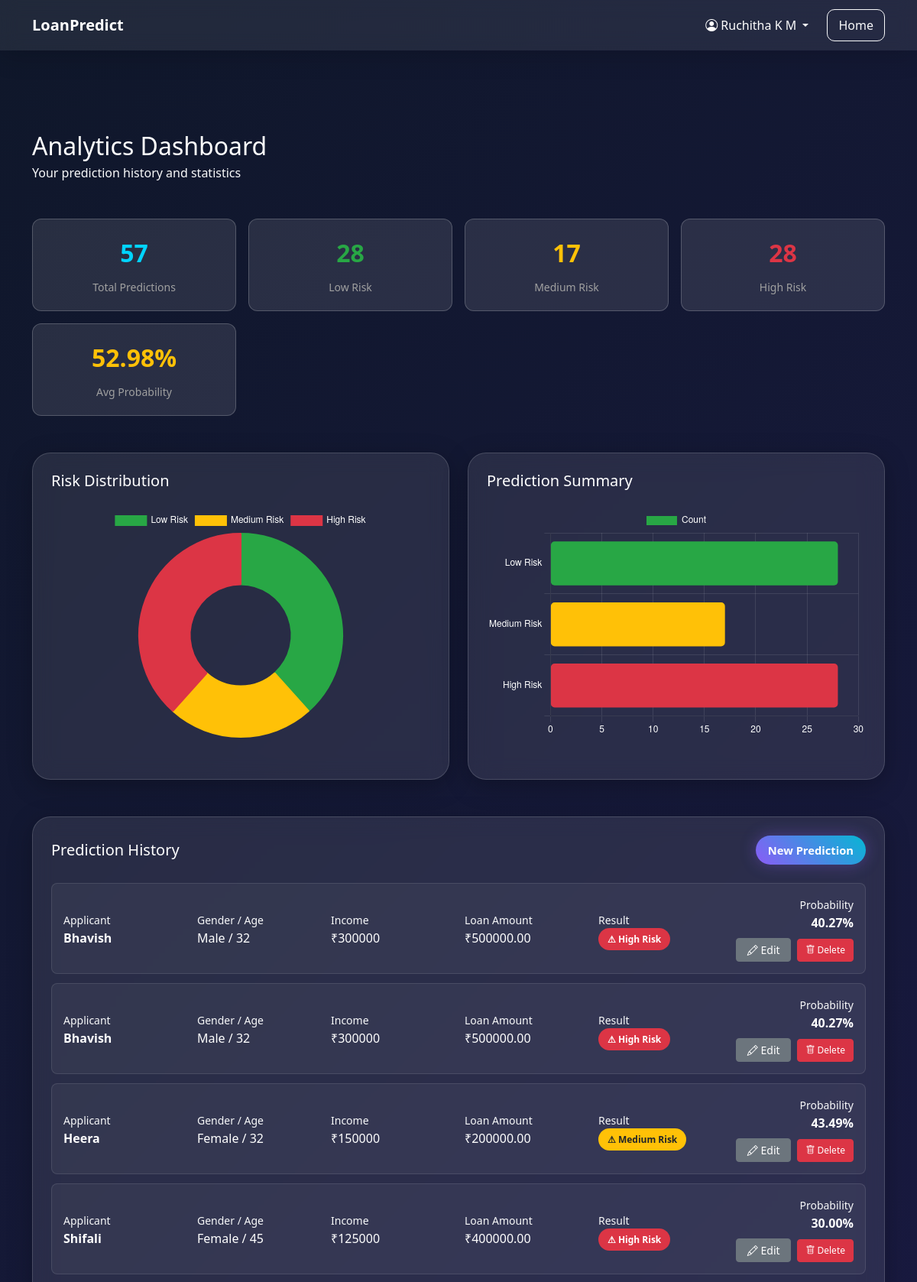
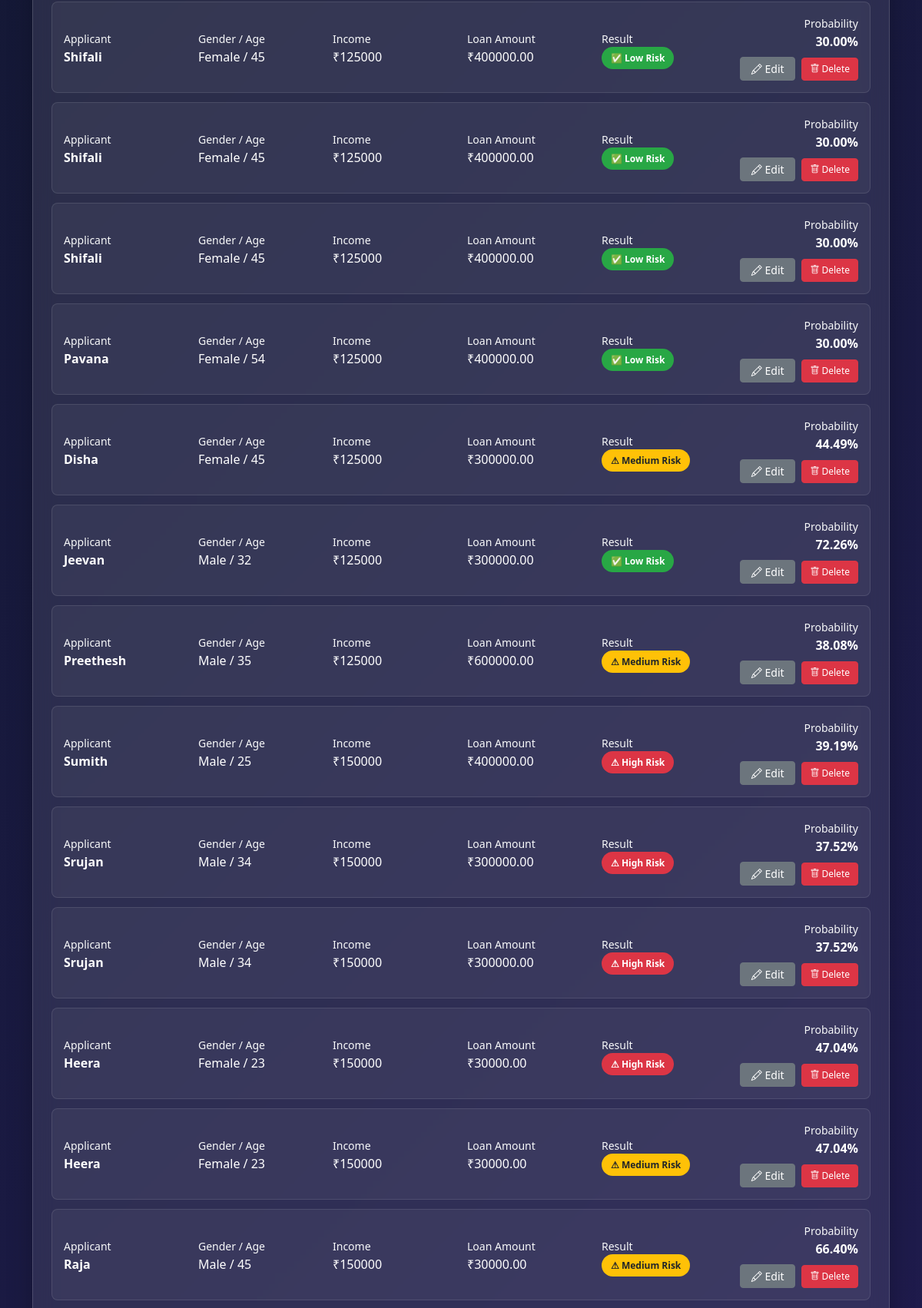
/dashboard (signed in, upper part), run on the app's committed database (2 pictures, top to bottom).
### tables this page shows
CREATE TABLE predictions (
            id INTEGER PRIMARY KEY AUTOINCREMENT,
            user_id INTEGER NOT NULL,
            name TEXT NOT NULL,
            gender TEXT NOT NULL,
            age INTEGER NOT NULL,
            annual_income REAL NOT NULL,
            loan_amount REAL NOT NULL,
            credit_score REAL NOT NULL,
            num_of_delinquencies REAL NOT NULL,
            result TEXT NOT NULL,
            probability REAL NOT NULL,
            created_at TIMESTAMP DEFAULT CURRENT_TIMESTAMP, risk_percentage INTEGER, status TEXT, pdf_path TEXT,
            FOREIGN KEY (user_id) REFERENCES users(id)
        );

### app.py (the view, shortened to what this page needs)
@app.route('/dashboard')
def dashboard():
    if 'user_id' not in session:
        return redirect(url_for('home'))
    db = get_db()
    predictions = db.execute('SELECT * FROM predictions WHERE user_id = ? ORDER BY created_at DESC', (session['user_id'],)).fetchall()
    cols = [r[1] for r in db.execute("PRAGMA table_info(predictions)").fetchall()]
    total = db.execute("SELECT COUNT(*) AS cnt FROM predictions").fetchone()['cnt']
    if 'risk_percentage' in cols:
        high_risk = db.execute("SELECT COUNT(*) AS cnt FROM predictions WHERE (risk_percentage BETWEEN 100 AND 300) OR result = 'High Risk'").fetchone()['cnt']
        medium_risk = db.execute("SELECT COUNT(*) AS cnt FROM predictions WHERE (risk_percentage BETWEEN 301 AND 600) OR result = 'Medium Risk'").fetchone()['cnt']
        low_risk = db.execute("SELECT COUNT(*) AS cnt FROM predictions WHERE (risk_percentage BETWEEN 601 AND 900) OR result = 'Low Risk'").fetchone()['cnt']
    avg_row = db.execute("SELECT AVG(probability) AS avgp FROM predictions").fetchone()
    avg_probability = round(avg_row['avgp'], 2) if avg_row and avg_row['avgp'] is not None else 0
    db.close()
    return render_template(
        'dashboard.html',
        predictions=predictions,
        total=total,
        high_risk=high_risk,
        medium_risk=medium_risk,
        low_risk=low_risk,
        avg_probability=avg_probability,
        username=session.get('username', 'User')
    )

### app.py (called while the page is built)
def get_db():
    db = sqlite3.connect(DATABASE)
    db.row_factory = sqlite3.Row
    return db

### templates/dashboard.html (shortened to what this page needs)
<!DOCTYPE html>
<html lang="en">
<head>
    <link href="https://cdn.jsdelivr.net/npm/bootstrap@5.3.3/dist/css/bootstrap.min.css" rel="stylesheet">
    <link rel="stylesheet" href="https://cdn.jsdelivr.net/npm/bootstrap-icons@1.11.1/font/bootstrap-icons.css">
    <link rel="stylesheet" href="{{ url_for('static', filename='css/style.css') }}">
</head>
<body class="form-page-bg">
    <nav class="navbar navbar-expand-lg custom-navbar fixed-top">
        <div class="container">
            <a class="navbar-brand fw-bold text-white" href="/">LoanPredict</a>
            <div class="navbar-nav ms-auto align-items-center gap-3">
                <div class="dropdown">
                    <a class="nav-link dropdown-toggle text-white" href="#" id="userDropdown" role="button" data-bs-toggle="dropdown" aria-expanded="false">
                        <i class="bi bi-person-circle me-1"></i>{{ username }}
                    </a>
                </div>
                <a href="/" class="btn btn-outline-light">Home</a>
            </div>
        </div>
    </nav>
    <div class="container" style="padding-top:100px; padding-bottom:40px;">
        <div class="mb-5">
            <h2 class="text-white mb-1">Analytics Dashboard</h2>
            <p class="text-light mb-0">Your prediction history and statistics</p>
        </div>
        <div class="row g-3 mb-5">
            <div class="col-md-3">
                <div class="stat-card">
                    <div class="stat-number">{{ total }}</div>
                    <div class="stat-label">Total Predictions</div>
                </div>
            </div>
            <div class="col-md-3">
                <div class="stat-card">
                    <div class="stat-number" style="color: #28a745;">{{ low_risk }}</div>
                    <div class="stat-label">Low Risk</div>
                </div>
            </div>
            <div class="col-md-3">
                <div class="stat-card">
                    <div class="stat-number" style="color: #ffc107;">{{ medium_risk if medium_risk is defined else 0 }}</div>
                    <div class="stat-label">Medium Risk</div>
                </div>
            </div>
            <div class="col-md-3">
                <div class="stat-card">
                    <div class="stat-number" style="color: #dc3545;">{{ high_risk }}</div>
                    <div class="stat-label">High Risk</div>
                </div>
            </div>
            <div class="col-md-3">
                <div class="stat-card">
                    <div class="stat-number" style="color: #ffc107;">{{ avg_probability }}%</div>
                    <div class="stat-label">Avg Probability</div>
                </div>
            </div>
        </div>
        <div class="row g-4 mb-5">
            <div class="col-lg-6">
                <div class="glass-card p-4">
                    <h5 class="text-white mb-4">Risk Distribution</h5>
                    <div class="chart-container">
                        <canvas id="pieChart"></canvas>
                    </div>
                </div>
            </div>
            <div class="col-lg-6">
                <div class="glass-card p-4">
                    <h5 class="text-white mb-4">Prediction Summary</h5>
                    <div class="chart-container">
                        <canvas id="barChart"></canvas>
                    </div>
                </div>
            </div>
        </div>
        <div class="glass-card p-4">
            <div class="d-flex justify-content-between align-items-center mb-4">
                    <h5 class="text-white mb-0">Prediction History</h5>
                <a href="/predict" class="btn btn-glow btn-sm">New Prediction</a>
            </div>
            {% if predictions %}
                <div class="prediction-list">
                    {% for p in predictions %}
                    <div class="prediction-row">
                        <div class="row align-items-center g-3">
                            <div class="col-md-2">
                                <div>
                                    <p class="text-light mb-0"><small>Applicant</small></p>
                                    <p class="text-white fw-bold mb-0">{{ p.name }}</p>
                                </div>
                            </div>
                            <div class="col-md-2">
                                <div>
                                    <p class="text-light mb-0"><small>Gender / Age</small></p>
                                    <p class="text-white mb-0">{{ p.gender }} / {{ p.age }}</p>
                                </div>
                            </div>
                            <div class="col-md-2">
                                <div>
                                    <p class="text-light mb-0"><small>Income</small></p>
                                    <p class="text-white mb-0">₹{{ "%.0f"|format(p.annual_income) }}</p>
                                </div>
                            </div>
                            <div class="col-md-2">
                                <div>
                                    <p class="text-light mb-0"><small>Loan Amount</small></p>
                                    <p class="text-white mb-0">₹{{ "%.2f"|format(p.loan_amount) }}</p>
                                </div>
                            </div>
                            <div class="col-md-2">
                                <div>
                                    <p class="text-light mb-0"><small>Result</small></p>
                                            {% set rp = (p.risk_percentage if 'risk_percentage' in p.keys() else None) %}
                                            {% if rp is not none %}
                                                    {% if rp >= 100 and rp <= 300 %}
                                                        <span class="risk-badge-red">⚠ High Risk</span>
                                                    {% elif rp >= 301 and rp <= 600 %}
                                                        <span class="risk-badge-warning">⚠ Medium Risk</span>
                                                    {% elif rp >= 601 and rp <= 900 %}
                                                        <span class="risk-badge-green">✅ Low Risk</span>
                                                    {% else %}
                                                        <span class="risk-badge-muted">Unknown</span>
                                                {% endif %}
                                            {% endif %}
                                </div>
                            </div>
                            <div class="col-md-2">
                                <div class="text-end">
                                    <p class="text-light mb-0"><small>Probability</small></p>
                                                            <p class="text-white fw-bold mb-2">{{ "%.2f"|format(p.probability) }}%</p>
                                    <form action="/delete_prediction/{{ p.id }}" method="POST" style="display:inline;">
                                        <a href="/loan_selection_for/{{ p.id }}" class="btn btn-secondary btn-sm me-1">
                                            <i class="bi bi-pencil"></i> Edit
                                        </a>
                                        <button type="submit" class="btn btn-danger delete-btn btn-sm" onclick="return confirm('Delete this prediction?');">
                                            <i class="bi bi-trash"></i> Delete
                                        </button>
                                    </form>
                                </div>
                            </div>
                        </div>
                    </div>
                    {% endfor %}
                </div>
            {% else %}
                <div class="text-center py-5">
                    <p class="text-light mb-3">No predictions yet.</p>
                    <a href="/predict" class="btn btn-glow">Make Your First Prediction</a>
                </div>
            {% endif %}
        </div>
    </div>
    <script>
        // Chart data from template
        const chartData = {
            lowRisk: parseInt('{{ low_risk }}'),
            mediumRisk: parseInt('{{ medium_risk if medium_risk is defined else 0 }}'),
            highRisk: parseInt('{{ high_risk }}')
        };
        // Pie Chart
        const pieCtx = document.getElementById('pieChart').getContext('2d');
        new Chart(pieCtx, {
            type: 'doughnut',
            data: {
                labels: ['Low Risk', 'Medium Risk', 'High Risk'],
                datasets: [{
                    data: [chartData.lowRisk, chartData.mediumRisk, chartData.highRisk],
                    backgroundColor: ['#28a745', '#ffc107', '#dc3545'],
                    borderColor: ['#28a745', '#ffc107', '#dc3545'],
                    borderWidth: 2
                }]
            },
            options: {
                responsive: true,
                maintainAspectRatio: false,
                plugins: {
                    legend: {
                        labels: {
                            color: '#ffffff',
                            font: { size: 12 }
                        }
                    }
                }
            }
        });
        // Bar Chart
        const barCtx = document.getElementById('barChart').getContext('2d');
        new Chart(barCtx, {
            type: 'bar',
            data: {
                labels: ['Low Risk', 'Medium Risk', 'High Risk'],
                datasets: [{
                    label: 'Count',
                    data: [chartData.lowRisk, chartData.mediumRisk, chartData.highRisk],
                    backgroundColor: ['#28a745', '#ffc107', '#dc3545'],
                    borderRadius: 5,
                    borderSkipped: false
                }]
            },
            options: {
                responsive: true,
                maintainAspectRatio: false,
                indexAxis: 'y',
                plugins: {
                    legend: {
                        labels: {
                            color: '#ffffff'
                        }
                    }
                },
                scales: {
                    x: {
                        ticks: { color: '#ffffff' },
                        grid: { color: 'rgba(255,255,255,0.1)' }
                    },
                    y: {
                        ticks: { color: '#ffffff' },
                        grid: { color: 'rgba(255,255,255,0.1)' }
                    }
                }
            }
        });
    </script>
</body>
</html>

### static/css/style.css (style rules this page uses)
* { margin: 0; padding: 0; box-sizing: border-box; font-family: 'Segoe UI', sans-serif; }
body { background: linear-gradient(135deg, #0f172a, #1e293b, #3b0764); min-height: 100vh; overflow-x: hidden; color: white; }
@media (min-width: 576px) { body { padding-top: 72px; } }
html { scroll-behavior: smooth; }
.custom-navbar { background: rgba(255, 255, 255, 0.08); backdrop-filter: blur(12px); box-shadow: 0 8px 32px rgba(0, 0, 0, 0.15); padding: 12px 0; transition: 0.3s ease; }
.navbar .nav-link { font-weight: 500; transition: 0.3s; }
.hero-card, .glass-card { background: rgba(255, 255, 255, 0.09); border: 1px solid rgba(255, 255, 255, 0.15); backdrop-filter: blur(14px); border-radius: 24px; box-shadow: 0 8px 32px rgba(0, 0, 0, 0.25); padding: 30px; }
.btn-glow { background: linear-gradient(45deg, #8b5cf6, #06b6d4); color: white; border: none; border-radius: 50px; padding: 12px 28px; font-weight: 600; box-shadow: 0 0 20px rgba(139, 92, 246, 0.35); transition: all 0.3s ease; }
.btn-glow.btn-sm { padding: 8px 16px; font-size: 0.92rem; border-radius: 40px; }
.btn-outline-light { padding: 8px 14px; border-radius: 10px; }
.form-page-bg { background: linear-gradient(135deg, #0f172a, #1e1b4b, #3b0764); }
.prediction-row .btn, .prediction-row a.btn { min-width: 72px; }

### templates/dashboard.html (style rules this page uses)
.stat-card { border-radius: 12px; padding: 20px; text-align: center; background: rgba(255, 255, 255, 0.1); border: 1px solid rgba(255, 255, 255, 0.2); }
.stat-number { font-size: 32px; font-weight: bold; color: #00d4ff; }
.stat-label { color: #a0a0a0; font-size: 14px; margin-top: 10px; }
.prediction-row { background: rgba(255, 255, 255, 0.05); border: 1px solid rgba(255, 255, 255, 0.1); border-radius: 8px; padding: 15px; margin-bottom: 12px; transition: all 0.3s ease; }
.risk-badge-green { background: #28a745; color: white; padding: 6px 12px; border-radius: 20px; font-size: 12px; font-weight: bold; }
.risk-badge-red { background: #dc3545; color: white; padding: 6px 12px; border-radius: 20px; font-size: 12px; font-weight: bold; }
.risk-badge-warning { background: #ffc107; color: #212529; padding: 6px 12px; border-radius: 20px; font-size: 12px; font-weight: bold; }
.delete-btn { padding: 5px 10px; font-size: 12px; }
.chart-container { position: relative; height: 300px; margin-bottom: 30px; }

### data on the page
predictions: name "Bhavish", gender "Male", age "32", annual_income "300000", loan_amount "500000.00", shows "⚠ High Risk", probability "40.27"
predictions: name "Bhavish", gender "Male", age "32", annual_income "300000", loan_amount "500000.00", shows "⚠ High Risk", probability "40.27"
predictions: name "Heera", gender "Female", age "32", annual_income "150000", loan_amount "200000.00", risk_percentage "⚠ Medium Risk", probability "43.49"
predictions: name "Shifali", gender "Female", age "45", annual_income "125000", loan_amount "400000.00", shows "⚠ High Risk", probability "30.00"
predictions: name "Shifali", gender "Female", age "45", annual_income "125000", loan_amount "400000.00", risk_percentage "✅ Low Risk", probability "30.00"
predictions: name "Shifali", gender "Female", age "45", annual_income "125000", loan_amount "400000.00", risk_percentage "✅ Low Risk", probability "30.00"
predictions: name "Shifali", gender "Female", age "45", annual_income "125000", loan_amount "400000.00", risk_percentage "✅ Low Risk", probability "30.00"
predictions: name "Pavana", gender "Female", age "54", annual_income "125000", loan_amount "400000.00", risk_percentage "✅ Low Risk", probability "30.00"
predictions: name "Disha", gender "Female", age "45", annual_income "125000", loan_amount "300000.00", risk_percentage "⚠ Medium Risk", probability "44.49"
predictions: name "Jeevan", gender "Male", age "32", annual_income "125000", loan_amount "300000.00", risk_percentage "✅ Low Risk", probability "72.26"
predictions: name "Preethesh", gender "Male", age "35", annual_income "125000", loan_amount "600000.00", risk_percentage "⚠ Medium Risk", probability "38.08"
predictions: name "Sumith", gender "Male", age "25", annual_income "150000", loan_amount "400000.00", shows "⚠ High Risk", probability "39.19"
predictions: name "Srujan", gender "Male", age "34", annual_income "150000", loan_amount "300000.00", shows "⚠ High Risk", probability "37.52"
predictions: name "Srujan", gender "Male", age "34", annual_income "150000", loan_amount "300000.00", shows "⚠ High Risk", probability "37.52"
predictions: name "Heera", gender "Female", age "23", annual_income "150000", loan_amount "30000.00", shows "⚠ High Risk", probability "47.04"
predictions: name "Heera", gender "Female", age "23", annual_income "150000", loan_amount "30000.00", risk_percentage "⚠ Medium Risk", probability "47.04"
predictions: name "Raja", gender "Male", age "45", annual_income "150000", loan_amount "30000.00", risk_percentage "⚠ Medium Risk", probability "66.40"

### other printed values
{{ username }} "Ruchitha K M"
{{ total }} "57"
{{ low_risk }} "28"
{{ medium_risk if medium_risk is defined else 0 }} "17"
{{ high_risk }} "28"
{{ avg_probability }} "52.98"
chart data {{ low_risk }} 28
chart data {{ medium_risk if medium_risk is defined else 0 }} 17
chart data {{ high_risk }} 28
